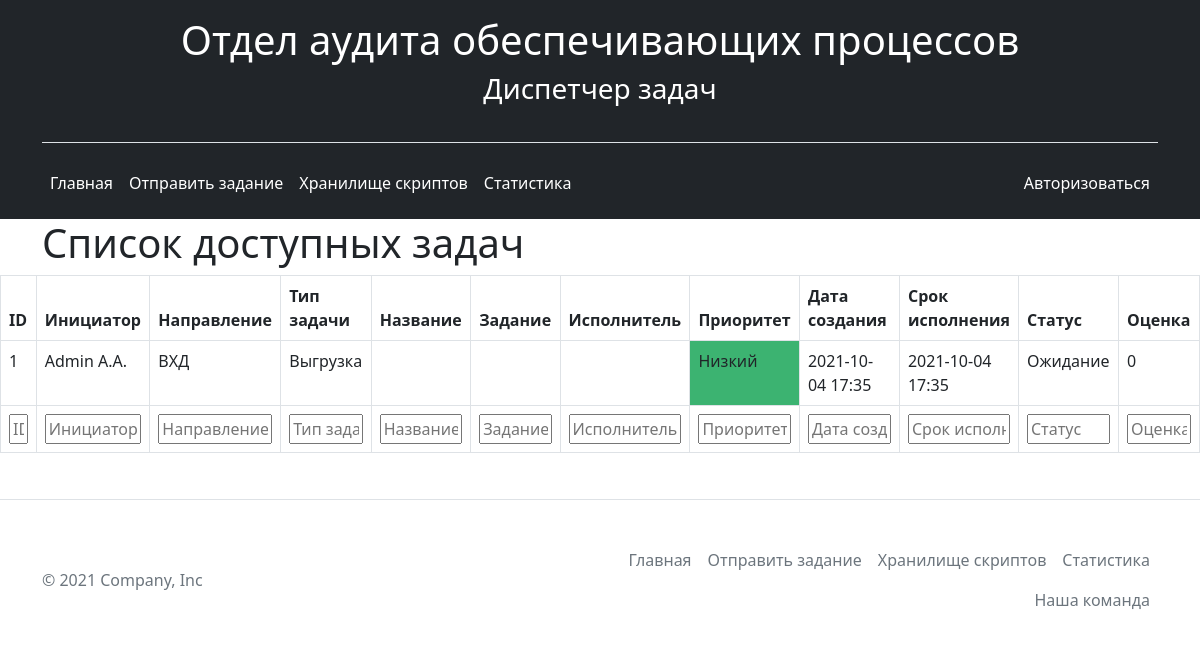
/tasks, run on an earlier commit of the app's database.
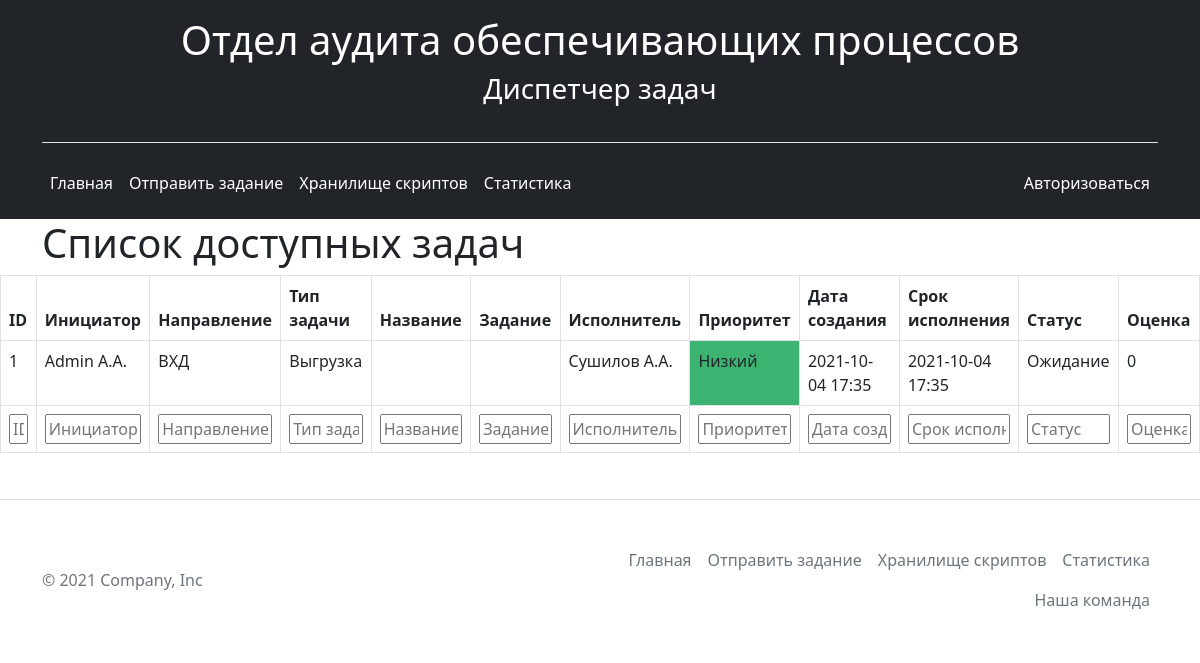
And on a later commit of the database.
### app.py (models this page shows, shortened)
class Task(db.Model):
    __tablename__ = 'task'
    id = db.Column(db.Integer, primary_key=True)
    user_id = db.Column(db.Integer, db.ForeignKey('user.id'), nullable=False)
    user = db.relationship('User', foreign_keys=[user_id])
    direction_id = db.Column(db.Integer, db.ForeignKey('direction.id'), nullable=False)
    direction = db.relationship('Direction', foreign_keys=[direction_id])
    type_id = db.Column(db.Integer, db.ForeignKey('type.id'), nullable=False)
    type = db.relationship('Type', foreign_keys=[type_id])
    title = db.Column(db.Text, nullable=False)
    description = db.Column(db.Text, nullable=False)
    to_user_id = db.Column(db.Integer, db.ForeignKey('user.id'), nullable=False)
    to_user = db.relationship('User', foreign_keys=[to_user_id])
    urgency_id = db.Column(db.Integer, db.ForeignKey('urgency.id'), nullable=False)
    urgency = db.relationship('Urgency', foreign_keys=[urgency_id])
    datetimeutc = datetime.utcnow()
    datetimenow = datetimeutc + timedelta(hours=3)
    strdatetime = datetimenow.strftime('%Y-%m-%d %H:%M')
    datetimenow = datetime.strptime(strdatetime, '%Y-%m-%d %H:%M')
    date_start = db.Column(db.DateTime(), default=datetimenow)
    date_finish = db.Column(db.DateTime(), default=datetimenow)
    status_id = db.Column(db.Integer, db.ForeignKey('status.id'), nullable=False, default='1')
    status = db.relationship('Status', foreign_keys=[status_id])
    rating = db.Column(db.Integer, nullable=False,  default='0')

class User(db.Model, UserMixin):
    __tablename__ = 'user'
    id = db.Column(db.Integer, primary_key=True)
    login = db.Column(db.String(20), unique=True, nullable=False)
    fio = db.Column(db.String(20), nullable=False)
    password = db.Column(db.String(1255), nullable=False)
    role_id = db.Column(db.Integer, db.ForeignKey('role.id'), nullable=False, default='1')
    role = db.relationship('Role', foreign_keys=[role_id])

class Direction(db.Model):
    __tablename__ = 'direction'
    id = db.Column(db.Integer, primary_key=True)
    name = db.Column(db.String(20), nullable=False)

class Type(db.Model):
    __tablename__ = 'type'
    id = db.Column(db.Integer, primary_key=True)
    name = db.Column(db.String(20), nullable=False)

class Urgency(db.Model):
    __tablename__ = 'urgency'
    id = db.Column(db.Integer, primary_key=True)
    name = db.Column(db.String(20), nullable=False)

class Status(db.Model):
    __tablename__ = 'status'
    id = db.Column(db.Integer, primary_key=True)
    name = db.Column(db.String(20), nullable=False)

### app.py (the view)
@app.route('/')
@app.route('/tasks')
def index():
    tasks = Task.query.order_by(Task.date_start.desc()).all()
    directions = Direction.query.order_by(Direction.id).all()
    return render_template("tasks.html", tasks=tasks, directions=directions)

### templates/tasks.html (shortened to what this page needs)
{% extends 'base.html' %}
{% block body %}
<div class="container">
    <h1>Список доступных задач</h1>
</div>
<div class="tasks-table">
    <table class="table table-striped table-hover table-bordered " id="example">
        <thead>
            <tr>
                <th scope="col" class="">ID</th>
                <th scope="col" class="">Инициатор</th>
                <th scope="col" class="">Направление</th>
                <th scope="col" class="">Тип задачи</th>
                <th scope="col" class="">Название</th>
                <th scope="col" class="">Задание</th>
                <th scope="col" class="">Исполнитель</th>
                <th scope="col" class="">Приоритет</th>
                <th scope="col" class="td-time">Дата создания</th>
                <th scope="col" class="td-time">Срок исполнения</th>
                <th scope="col" class="">Статус</th>
                <th scope="col" class="">Оценка</th>
            </tr>
        </thead>
        <tbody>
            {% for el in tasks %}
                <tr ondblclick="window.location='/tasks/{{ el.id }}'">
                    <td>{{ el.id }}</td>
                    <td>{{ el.user.fio }}</td>
                    <td >{{ el.direction.name }}</td>
                    <td >{{ el.type.name }}</td>
                    <td>
                    </td>
                    <td >
                    </td>
                    <td >{{ el.to_user.fio }}</td>
                    <td {% if el.urgency.name=="Низкий" %}
                        style="background-color:MediumSeaGreen;"
                        {% elif el.urgency.name=="Средний" %}
                        style="background-color:Orange;"
                        {% elif el.urgency.name=="Высокий" %}
                        style="background-color:Tomato;"
                        {% endif%}>
                        {{ el.urgency.name }}
                    </td>
                    <td>{{ el.date_start.strftime('%Y-%m-%d %H:%M') }}</td>
                    <td>{{ el.date_finish.strftime('%Y-%m-%d %H:%M') }}</td>
                    <td>{{ el.status.name }}</td>
                    <td>{{ el.rating }}</td>
                </tr>
            {% endfor %}
        </tbody>
        <tfoot>
            <tr>
                <td>ID</td>
                <td>Инициатор</td>
                <td>Направление</td>
                <td>Тип задачи</td>
                <td>Название</td>
                <td>Задание</td>
                <td>Исполнитель</td>
                <td>Приоритет</td>
                <td>Дата создания</td>
                <td>Срок исполнения</td>
                <td>Статус</td>
                <td>Оценка</td>
            </tr>
        </tfoot>
</table>
</div>
{% endblock %}

What changed in the data, as far as the page shows it:
changed Task "Admin A.A.": to_user.fio (not shown) → "Сушилов А.А."
